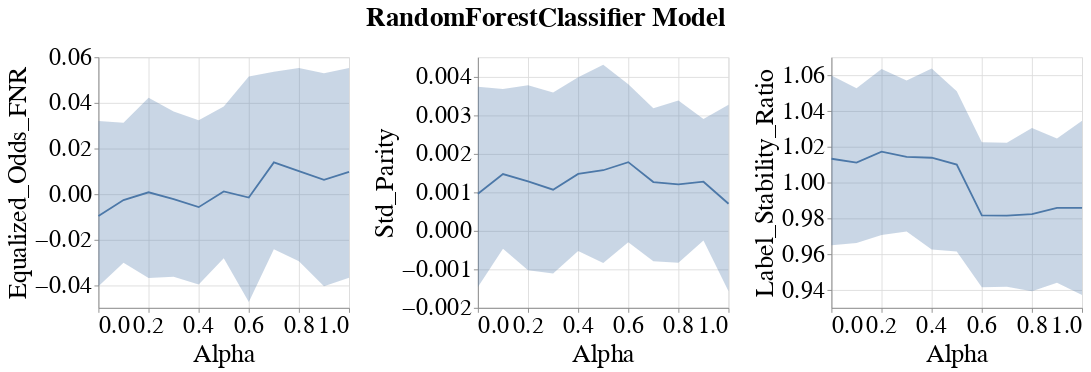

This figure's notebook cell:
### Code cell
visualizer.create_group_metrics_line_band_plot(group='sex',
                                               model_name=MODEL_NAMES[0],
                                               group_metrics=['Equalized_Odds_FNR', 'Std_Parity', 'Label_Stability_Ratio'])
